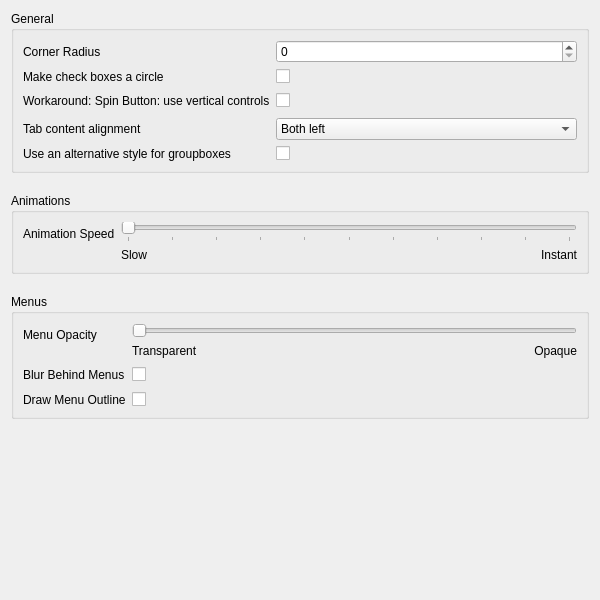
<?xml version="1.0" encoding="UTF-8"?>
<ui version="4.0">
 <class>lilacsettingsapp</class>
 <widget class="QWidget" name="lilacsettingsapp">
  <property name="geometry">
   <rect>
    <x>0</x>
    <y>0</y>
    <width>600</width>
    <height>600</height>
   </rect>
  </property>
  <property name="windowTitle">
   <string>Form</string>
  </property>
  <layout class="QVBoxLayout" name="verticalLayout_2">
   <property name="spacing">
    <number>20</number>
   </property>
   <item>
    <widget class="QGroupBox" name="groupBox">
     <property name="title">
      <string>General</string>
     </property>
     <layout class="QFormLayout" name="formLayout">
      <item row="0" column="0">
       <widget class="QLabel" name="radiusLabel">
        <property name="text">
         <string>Corner Radius</string>
        </property>
       </widget>
      </item>
      <item row="0" column="1">
       <widget class="QSpinBox" name="radiusSpin">
        <property name="maximum">
         <number>18</number>
        </property>
       </widget>
      </item>
      <item row="1" column="0">
       <widget class="QLabel" name="circleCheckLabel">
        <property name="text">
         <string>Make check boxes a circle</string>
        </property>
       </widget>
      </item>
      <item row="1" column="1">
       <widget class="QCheckBox" name="circleCheckCheckBox">
        <property name="text">
         <string/>
        </property>
       </widget>
      </item>
      <item row="2" column="0">
       <widget class="QLabel" name="label_5">
        <property name="text">
         <string>Workaround: Spin Button: use vertical controls</string>
        </property>
       </widget>
      </item>
      <item row="2" column="1">
       <layout class="QHBoxLayout" name="horizontalLayout_4">
        <item>
         <widget class="QCheckBox" name="spinVerticalControlsCheck">
          <property name="text">
           <string/>
          </property>
         </widget>
        </item>
        <item>
         <spacer name="horizontalSpacer_2">
          <property name="orientation">
           <enum>Qt::Orientation::Horizontal</enum>
          </property>
          <property name="sizeHint" stdset="0">
           <size>
            <width>40</width>
            <height>20</height>
           </size>
          </property>
         </spacer>
        </item>
        <item>
         <widget class="QPushButton" name="pushButton">
          <property name="toolTip">
           <string>&lt;html&gt;&lt;head/&gt;&lt;body&gt;&lt;p&gt;Use vertical controls (i.e. up and down buttons) in some cases.  &lt;/p&gt;&lt;p&gt;This is a workaround for a bug in qqc2-desktop-style, this bug was fixed in 6.19.&lt;/p&gt;&lt;/body&gt;&lt;/html&gt;</string>
          </property>
          <property name="toolTipDuration">
           <number>0</number>
          </property>
          <property name="text">
           <string/>
          </property>
          <property name="icon">
           <iconset theme="help-contextual-symbolic"/>
          </property>
          <property name="flat">
           <bool>true</bool>
          </property>
         </widget>
        </item>
       </layout>
      </item>
      <item row="3" column="0">
       <widget class="QLabel" name="label_6">
        <property name="text">
         <string>Tab content alignment</string>
        </property>
       </widget>
      </item>
      <item row="3" column="1">
       <widget class="QComboBox" name="tabAlignmentComboBox">
        <item>
         <property name="text">
          <string>Both left</string>
         </property>
        </item>
        <item>
         <property name="text">
          <string>Icon left, text centered</string>
         </property>
        </item>
        <item>
         <property name="text">
          <string>Both centered</string>
         </property>
        </item>
       </widget>
      </item>
      <item row="4" column="0">
       <widget class="QLabel" name="label_7">
        <property name="text">
         <string>Use an alternative style for groupboxes</string>
        </property>
       </widget>
      </item>
      <item row="4" column="1">
       <widget class="QCheckBox" name="groupBoxAltStyleCheck">
        <property name="text">
         <string/>
        </property>
       </widget>
      </item>
     </layout>
    </widget>
   </item>
   <item>
    <widget class="QGroupBox" name="groupBox_3">
     <property name="title">
      <string>Animations</string>
     </property>
     <layout class="QFormLayout" name="formLayout_2">
      <item row="0" column="0">
       <widget class="QLabel" name="animationSpeedLabel">
        <property name="text">
         <string>Animation Speed</string>
        </property>
       </widget>
      </item>
      <item row="0" column="1">
       <layout class="QVBoxLayout" name="verticalLayout_3">
        <item>
         <widget class="QSlider" name="animationSpeedSlider">
          <property name="minimum">
           <number>0</number>
          </property>
          <property name="maximum">
           <number>100</number>
          </property>
          <property name="pageStep">
           <number>7</number>
          </property>
          <property name="orientation">
           <enum>Qt::Orientation::Horizontal</enum>
          </property>
          <property name="tickPosition">
           <enum>QSlider::TickPosition::TicksBelow</enum>
          </property>
          <property name="tickInterval">
           <number>10</number>
          </property>
         </widget>
        </item>
        <item>
         <layout class="QHBoxLayout" name="horizontalLayout">
          <item>
           <widget class="QLabel" name="label">
            <property name="text">
             <string>Slow</string>
            </property>
           </widget>
          </item>
          <item>
           <widget class="QLabel" name="label_4">
            <property name="text">
             <string>Instant</string>
            </property>
            <property name="alignment">
             <set>Qt::AlignmentFlag::AlignRight|Qt::AlignmentFlag::AlignTrailing|Qt::AlignmentFlag::AlignVCenter</set>
            </property>
           </widget>
          </item>
         </layout>
        </item>
       </layout>
      </item>
     </layout>
    </widget>
   </item>
   <item>
    <widget class="QGroupBox" name="groupBox_2">
     <property name="title">
      <string>Menus</string>
     </property>
     <layout class="QFormLayout" name="formLayout_3">
      <item row="0" column="0">
       <widget class="QLabel" name="menuOpacityLabel">
        <property name="text">
         <string>Menu Opacity</string>
        </property>
       </widget>
      </item>
      <item row="0" column="1">
       <layout class="QVBoxLayout" name="verticalLayout">
        <item>
         <widget class="QSlider" name="menuOpacitySlider">
          <property name="maximum">
           <number>255</number>
          </property>
          <property name="singleStep">
           <number>1</number>
          </property>
          <property name="orientation">
           <enum>Qt::Orientation::Horizontal</enum>
          </property>
         </widget>
        </item>
        <item>
         <layout class="QHBoxLayout" name="horizontalLayout_2">
          <item>
           <widget class="QLabel" name="label_2">
            <property name="text">
             <string>Transparent</string>
            </property>
           </widget>
          </item>
          <item>
           <widget class="QLabel" name="label_3">
            <property name="text">
             <string>Opaque</string>
            </property>
            <property name="alignment">
             <set>Qt::AlignmentFlag::AlignRight|Qt::AlignmentFlag::AlignTrailing|Qt::AlignmentFlag::AlignVCenter</set>
            </property>
           </widget>
          </item>
         </layout>
        </item>
       </layout>
      </item>
      <item row="1" column="0">
       <widget class="QLabel" name="blurBehindMenusLabel">
        <property name="text">
         <string>Blur Behind Menus</string>
        </property>
       </widget>
      </item>
      <item row="1" column="1">
       <layout class="QHBoxLayout" name="horizontalLayout_3">
        <item>
         <widget class="QCheckBox" name="blurBehindMenusCheck">
          <property name="text">
           <string/>
          </property>
         </widget>
        </item>
        <item>
         <spacer name="horizontalSpacer">
          <property name="orientation">
           <enum>Qt::Orientation::Horizontal</enum>
          </property>
          <property name="sizeHint" stdset="0">
           <size>
            <width>40</width>
            <height>20</height>
           </size>
          </property>
         </spacer>
        </item>
        <item>
         <widget class="QPushButton" name="blurInfoButton">
          <property name="sizePolicy">
           <sizepolicy hsizetype="Minimum" vsizetype="Fixed">
            <horstretch>0</horstretch>
            <verstretch>0</verstretch>
           </sizepolicy>
          </property>
          <property name="toolTip">
           <string>&lt;html&gt;&lt;head/&gt;&lt;body&gt;&lt;p&gt;For blur to work, the menu opacity must be set to not fully opaque. It's also only supported on &lt;span style=&quot; font-weight:400;&quot;&gt;X11&lt;/span&gt; and &lt;span style=&quot; font-weight:400;&quot;&gt;Wayland&lt;/span&gt; compositors that support the &lt;span style=&quot; font-style:italic;&quot;&gt;kde-blur&lt;/span&gt; or &lt;span style=&quot; font-style:italic;&quot;&gt;ext-background-effect-v1&lt;/span&gt; protocols. &lt;/p&gt;&lt;p&gt;If your compositor doesn't support this, you might still be able to get a blurred background by creating custom window rule.&lt;/p&gt;&lt;p&gt;The style must also be compiled without &lt;span style=&quot; font-style:italic;&quot;&gt;NO_KWINDOWSYSTEM&lt;/span&gt;.&lt;/p&gt;&lt;/body&gt;&lt;/html&gt;</string>
          </property>
          <property name="toolTipDuration">
           <number>0</number>
          </property>
          <property name="text">
           <string/>
          </property>
          <property name="icon">
           <iconset theme="help-contextual-symbolic"/>
          </property>
          <property name="flat">
           <bool>true</bool>
          </property>
         </widget>
        </item>
       </layout>
      </item>
      <item row="2" column="0">
       <widget class="QLabel" name="menuOutlineLabel">
        <property name="text">
         <string>Draw Menu Outline</string>
        </property>
       </widget>
      </item>
      <item row="2" column="1">
       <widget class="QCheckBox" name="menuOutlineCheck">
        <property name="text">
         <string/>
        </property>
       </widget>
      </item>
     </layout>
    </widget>
   </item>
   <item>
    <spacer name="verticalSpacer">
     <property name="orientation">
      <enum>Qt::Orientation::Vertical</enum>
     </property>
     <property name="sizeHint" stdset="0">
      <size>
       <width>20</width>
       <height>40</height>
      </size>
     </property>
    </spacer>
   </item>
  </layout>
 </widget>
 <resources/>
 <connections/>
</ui>
